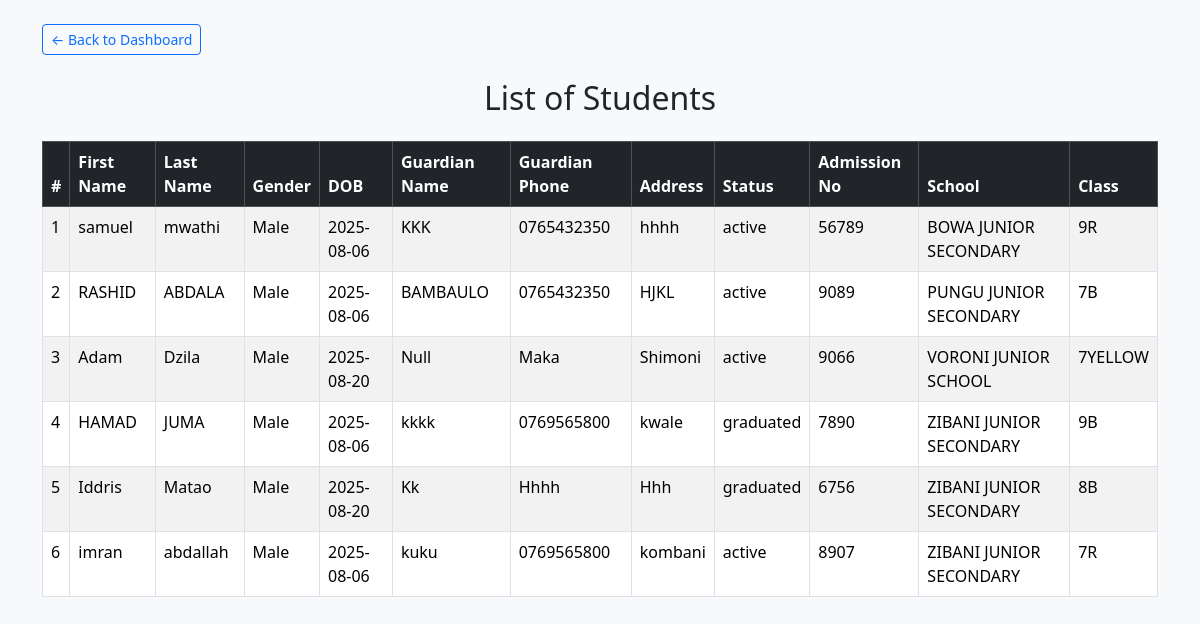
/manager/view_students.php (signed in), run on an earlier commit of the app's database.
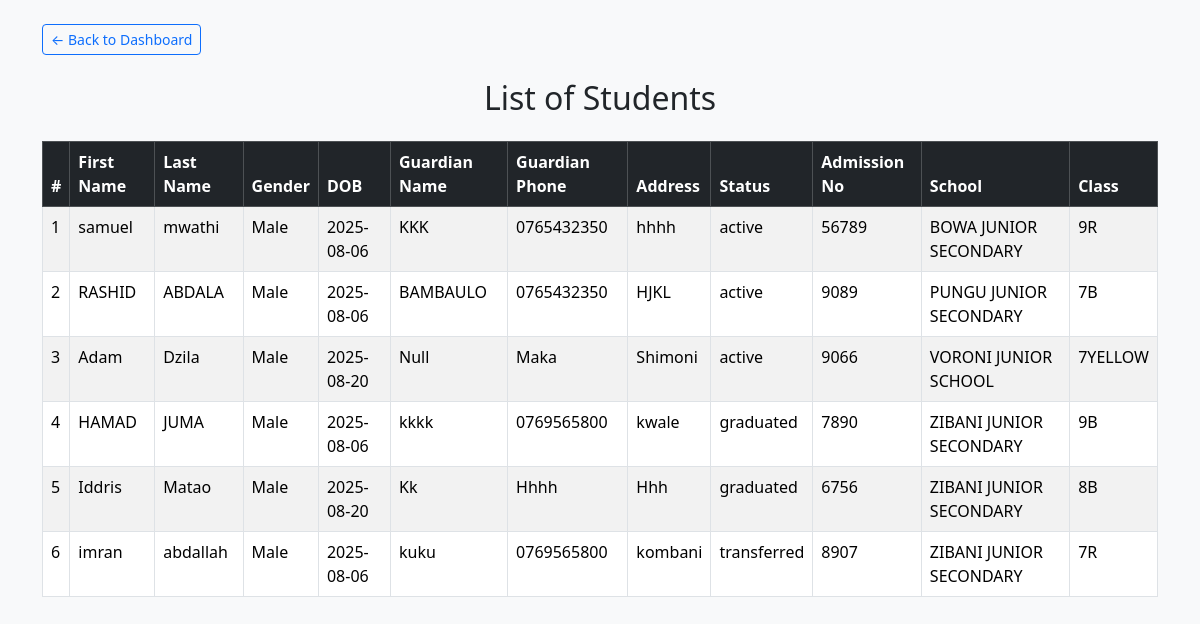
And on a later commit of the database.
### tables this page shows
CREATE TABLE `student` (
  `id` int(11) NOT NULL,
  `firstname` varchar(100) DEFAULT NULL,
  `lastname` varchar(50) DEFAULT NULL,
  `gender` varchar(10) DEFAULT NULL,
  `dob` date DEFAULT NULL,
  `guardian_name` varchar(100) DEFAULT NULL,
  `guardian_phone` varchar(20) DEFAULT NULL,
  `address` text DEFAULT NULL,
  `status` enum('active','inactive','transferred','graduated') DEFAULT 'active',
  `photo` varchar(255) DEFAULT NULL,
  `admno` int(100) NOT NULL,
  `school_id` int(11) NOT NULL,
  `class_id` int(11) NOT NULL
);

CREATE TABLE `school` (
  `id` int(11) NOT NULL,
  `school_name` varchar(100) NOT NULL,
  `school_code` varchar(50) NOT NULL,
  `address` text NOT NULL,
  `phone` varchar(25) NOT NULL,
  `email` varchar(100) NOT NULL,
  `created_at` date NOT NULL DEFAULT current_timestamp(),
  `status` tinyint(1) NOT NULL DEFAULT 1
);

### manager/view_students.php (the view, shortened to what this page needs)
<?php
include 'db.php';
$role = $_SESSION['role'];
if ($role === 'Superadmin') {
    $query = "
        SELECT s.*, sc.school_name, c.name AS class_name
        FROM student s
        LEFT JOIN school sc ON s.school_id = sc.id
        LEFT JOIN student_subject ss ON s.id = ss.student_id
        LEFT JOIN class c ON ss.class_id = c.id
        GROUP BY s.id
        ORDER BY sc.school_name, s.firstname
    ";
} else {
    die("Unauthorized Access");
}
$result = mysqli_query($conn, $query);
?>
<!DOCTYPE html>
<html lang="en">
<head>
    <link href="https://cdn.jsdelivr.net/npm/bootstrap@5.3.2/dist/css/bootstrap.min.css" rel="stylesheet">
</head>
<body class="bg-light">
<div class="container mt-4">
    <a href="dashboard.php" class="btn btn-outline-primary mb-4 btn-sm">&larr; Back to Dashboard</a>
    <h2 class="mb-4 text-center">List of Students</h2>
    <div class="table-responsive">
        <table class="table table-bordered table-striped table-hover">
            <thead class="table-dark">
                <tr>
                    <th>#</th>
                    <th>First Name</th>
                    <th>Last Name</th>
                    <th>Gender</th>
                    <th>DOB</th>
                    <th>Guardian Name</th>
                    <th>Guardian Phone</th>
                    <th>Address</th>
                    <th>Status</th>
                    <th>Admission No</th>
                    <th>School</th>
                    <th>Class</th>
                </tr>
            </thead>
            <tbody>
                <?php
                $counter = 1;
                while ($student = mysqli_fetch_assoc($result)) { ?>
                    <tr>
                        <td><?= $counter++ ?></td>
                        <td><?= htmlspecialchars($student['firstname']) ?></td>
                        <td><?= htmlspecialchars($student['lastname']) ?></td>
                        <td><?= htmlspecialchars($student['gender']) ?></td>
                        <td><?= htmlspecialchars($student['dob']) ?></td>
                        <td><?= htmlspecialchars($student['guardian_name']) ?></td>
                        <td><?= htmlspecialchars($student['guardian_phone']) ?></td>
                        <td><?= htmlspecialchars($student['address']) ?></td>
                        <td><?= htmlspecialchars($student['status']) ?></td>
                        <td><?= htmlspecialchars($student['admno']) ?></td>
                        <td><?= htmlspecialchars($student['school_name']) ?></td>
                        <td><?= htmlspecialchars($student['class_name'] ?? 'N/A') ?></td>
                    </tr>
                <?php } ?>
            </tbody>
        </table>
    </div>
</div>
</body>
</html>

What changed in the data, as far as the page shows it:
changed student "imran": status "active" → "transferred"
